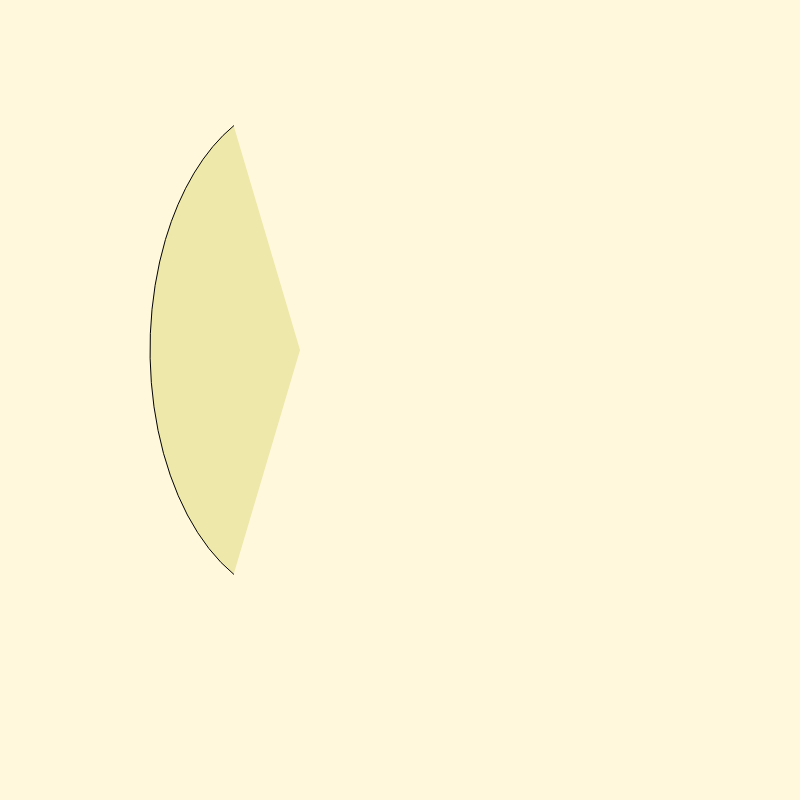
Frame 1 (no input)
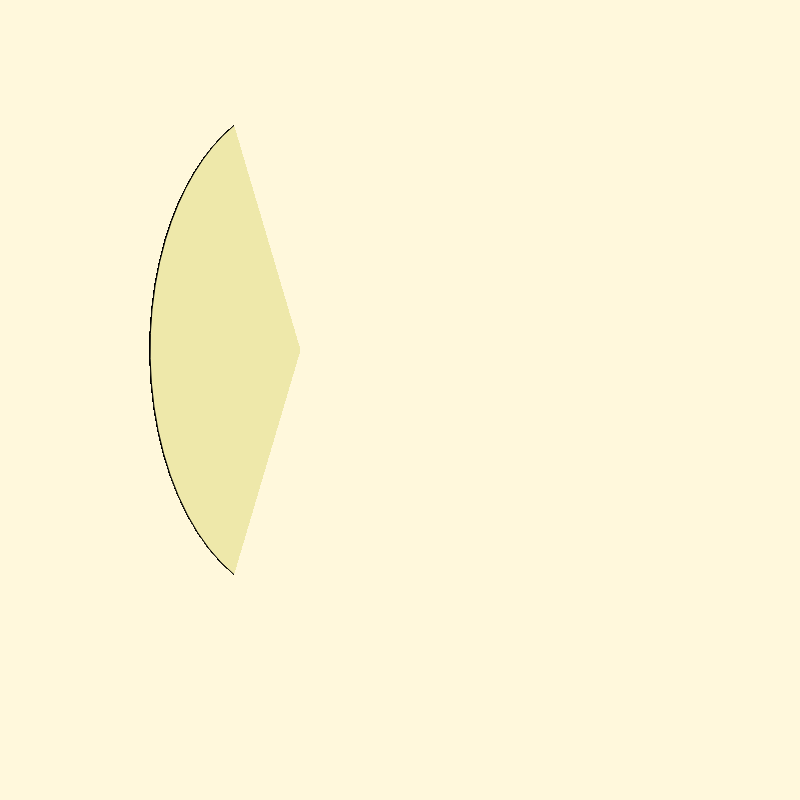
Frame 60 (no input)
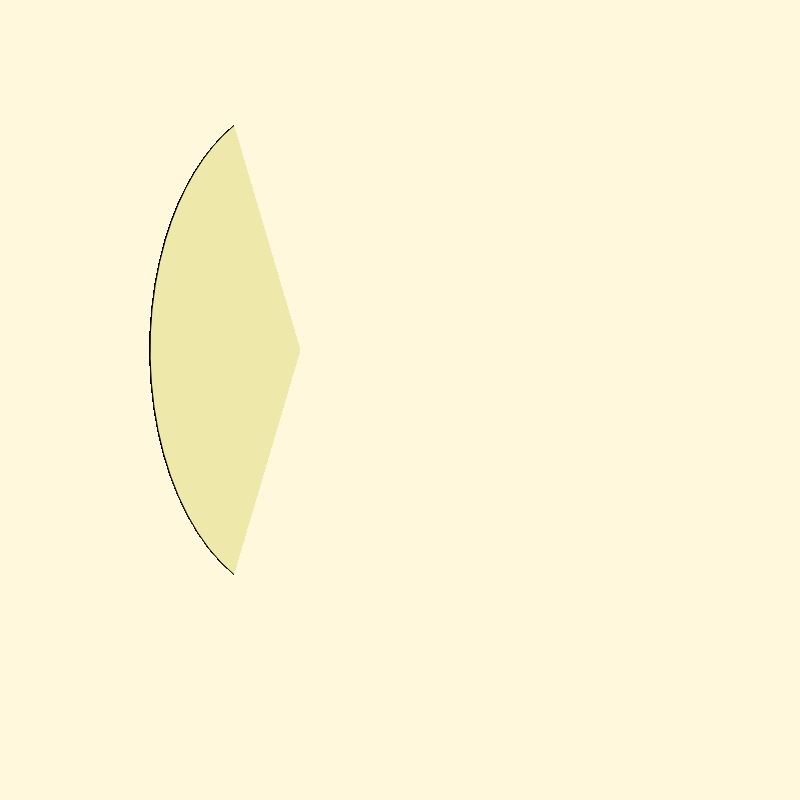
Frame 120 (the mouse pressed at the canvas centre since frame 60)

The p5.js sketch that drew these frames (run headless with seeded random() and noise() and a simulated clock; from frame 60 on, the mouse is pressed at the canvas centre):

// p5.js sketch
// ── sketch.js
// student juried show

// expressionistic code artwork

function setup() {

createCanvas(800,800);
background(255,248,220);
}

function draw() {
stroke(0);
fill(238,232,170);
arc(300,350,300,500,360,350);

}
